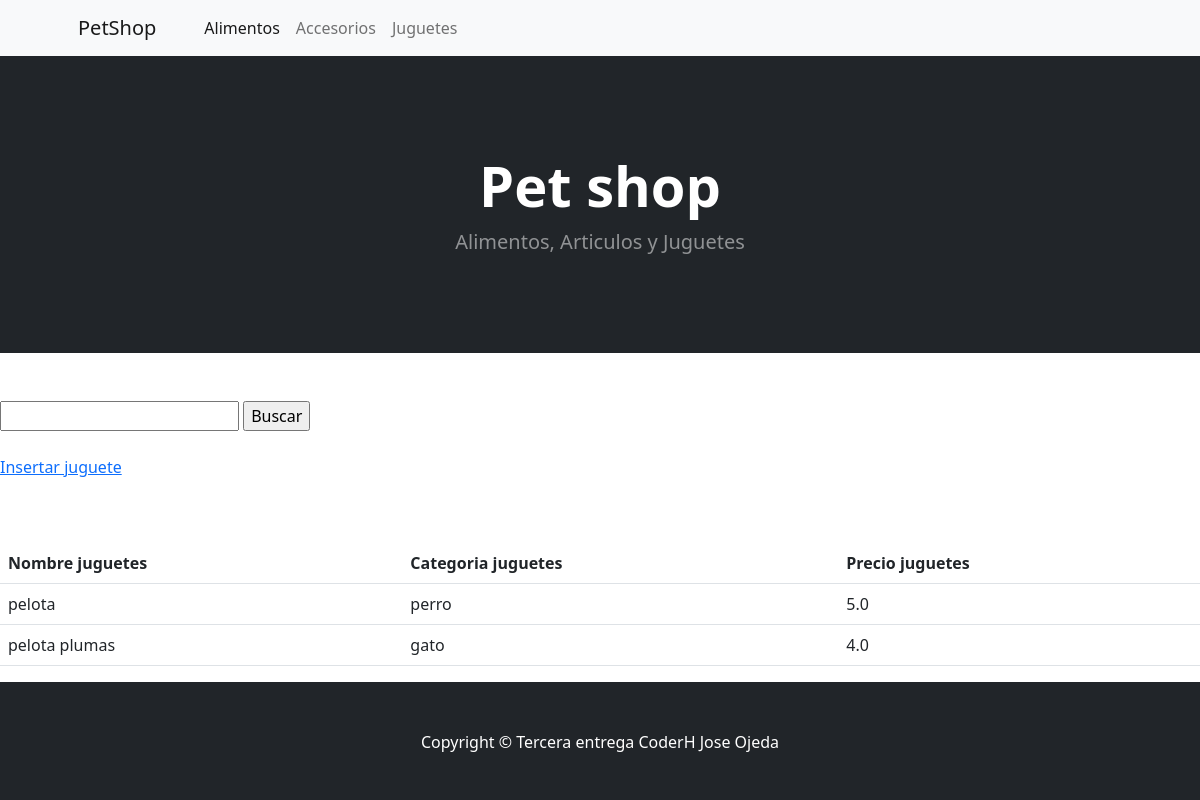
//juguetes-mascotas/, run on an earlier commit of the app's database.
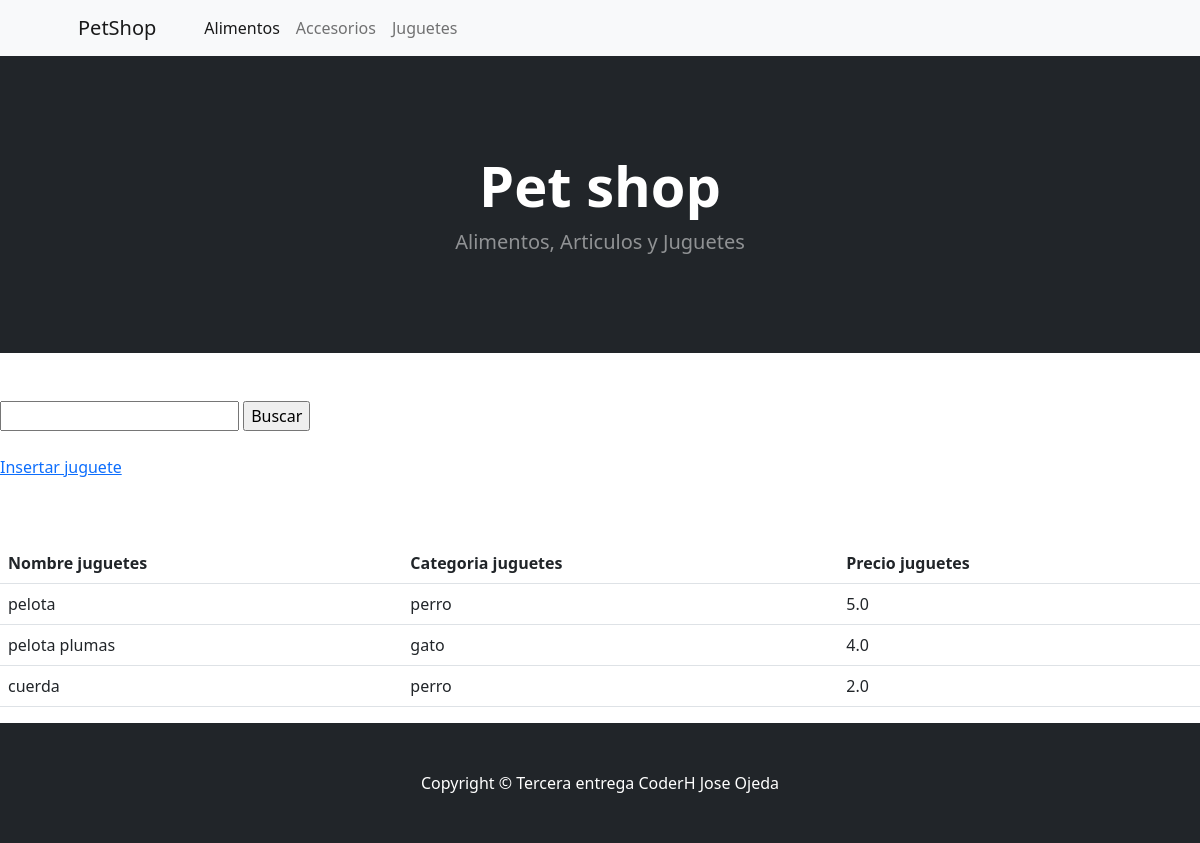
And on a later commit of the database.
### app_entrega/models.py (models this page shows, shortened)
class Juguete(models.Model):
    nombre_ju = models.CharField(max_length=256)
    categoria_ju = models.CharField(max_length=256)
    precio_ju = models.FloatField(max_length=4)

### app_entrega/views.py (the view)
# urls.py: path('/juguetes-mascotas/', views.juguetes, name='juguete_mascotas'),
def juguetes(request):
    contexto = {'juguetes': Juguete.objects.all()}
    return render(request, 'app_entrega/juguetes.html', contexto,)

### app_entrega/templates/app_entrega/juguetes.html (shortened to what this page needs)
{% extends 'app_entrega/base.html' %}
{% block content %}
<br><br>
<form action= "{% url 'buscar_ju' %}" method="GET">
    <input type="text" name='query_ju'>
    <input type="submit" value="Buscar">
</form>
<br>
<p><a href="{% url 'insertar_juguete' %}">Insertar juguete</a></p>
<br><br>
<table class="table">
    <tbody>
        <tr>
            <th>Nombre juguetes</th>
            <th>Categoria juguetes</th>
            <th>Precio juguetes</th>
        </tr>
        {% for juguete in juguetes %}
        <tr>
            <td>{{ juguete.nombre_ju }}</td>
            <td>{{ juguete.categoria_ju }}</td>
            <td>{{ juguete.precio_ju }}</td>
        </tr>
        {% endfor %}
    </tbody>
</table>
{% endblock content %}

### app_entrega/templates/app_entrega/base.html (shortened to what this page needs)
{% load static %}
<!DOCTYPE html>
<html lang="en">
    <head>
        <link href="https://cdn.jsdelivr.net/npm/bootstrap-icons@1.5.0/font/bootstrap-icons.css" rel="stylesheet" />
        <link href="{% static 'css/styles.css' %}" rel="stylesheet" />
    </head>
    <body>
        <nav class="navbar navbar-expand-lg navbar-light bg-light">
            <div class="container px-4 px-lg-5">
                <a class="navbar-brand" href="{% url 'homepage' %}">PetShop</a>
                <div class="collapse navbar-collapse" id="navbarSupportedContent">
                    <ul class="navbar-nav me-auto mb-2 mb-lg-0 ms-lg-4">
                        <li class="nav-item"><a class="nav-link active" aria-current="page" href="{% url 'alimento_mascotas' %}">Alimentos</a></li>
                        <li class="nav-item"><a class="nav-link" href="{% url 'accesorios_mascotas' %}">Accesorios</a></li>
                        <li class="nav-item"><a class="nav-link" href="{% url 'juguete_mascotas' %}">Juguetes</a></li>
                    </ul>
                </div>
            </div>
        </nav>
        <header class="bg-dark py-5">
            <div class="container px-4 px-lg-5 my-5">
                <div class="text-center text-white">
                    <h1 class="display-4 fw-bolder">Pet shop</h1>
                    <p class="lead fw-normal text-white-50 mb-0">Alimentos, Articulos y Juguetes </p>
                </div>
            </div>
        </header>
        {% block content %}
        {% endblock content %}
        <footer class="py-5 bg-dark">
            <div class="container"><p class="m-0 text-center text-white">Copyright &copy; Tercera entrega CoderH Jose Ojeda</p></div>
        </footer>
    </body>
</html>

What changed in the data, as far as the page shows it:
added Juguete: nombre_ju "cuerda", categoria_ju "perro", precio_ju "2.0"
